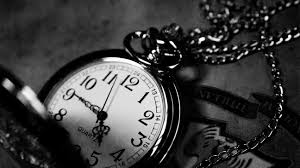
#> input picture Image_P/watch.jpg, 300 x 168 px
$ python Gausian.py
#> lines starting #> are read from the running program, lines starting #| are printed output that depends on the picture
import cv2
import numpy as np
import matplotlib.pyplot as pyp
img = cv2.imread('watch.jpg',cv2.IMREAD_GRAYSCALE)
#> img is the input picture: shape (168, 300); min 0, max 255, mean 60.7
image=img.copy();
height=img.shape[0]
#> height = 168
width=img.shape[1]
#> width = 300

gauss=(1/16)*np.array(
   [[1,2,1],
    [2,4,2],
    [1,2,1]])
for i in np.arange(1,height-1):
    for j in np.arange(1,width-1):
        sum=0
        for k in np.arange(-1,2):
            for l in np.arange(-1,2):
                a=img.item(i+k,j+l)
                p=gauss[1+k,1+l]
                sum=sum+(p*a)
        b=sum
        image.itemset((i,j),b)
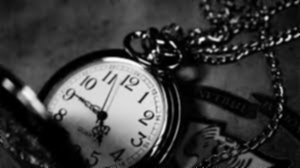
#> image: shape (168, 300); min 0, max 253, mean 60.2


image1=img.copy();
gauss1=(1/273)*np.array(
   [[1,4,7,4,1],
    [4,16,26,16,4],
    [7,26,41,26,7],
    [4,16,26,16,4],
    [1,4,7,4,1]])
for m in np.arange(2,height-2):
    for n in np.arange(2,width-2):
        sum=0
        for o in np.arange(-2,3):
            for p in np.arange(-2,3):
                x=img.item(m+o,n+p)
                y=gauss1[2+o,2+p]
                sum=sum+(x*y)
        d=sum
        image1.itemset((m,n),d)
pyp.figure('Gausian')
pyp.subplot(2,2,1).set_title('Orginal Image')
pyp.imshow(img,cmap="gray")

pyp.subplot(2,2,2).set_title('3*3 Mask')#Showing Image as ploating
pyp.imshow(image,cmap="gray")

pyp.subplot(2,2,3).set_title('5*5 Mask')#Showing Image as ploating
pyp.imshow(image1,cmap="gray")
pyp.show()
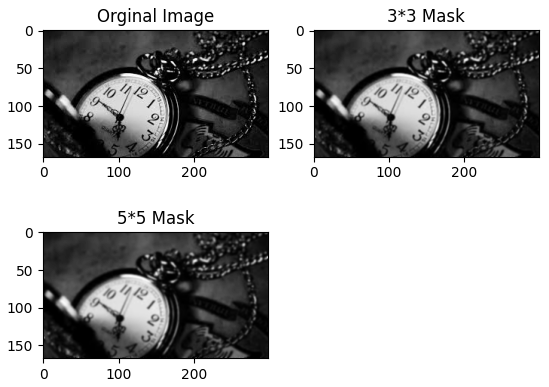
#> figure drawn by matplotlib, 3 panels
cv2.waitKey(0)
cv2.destroyAllWindows()
